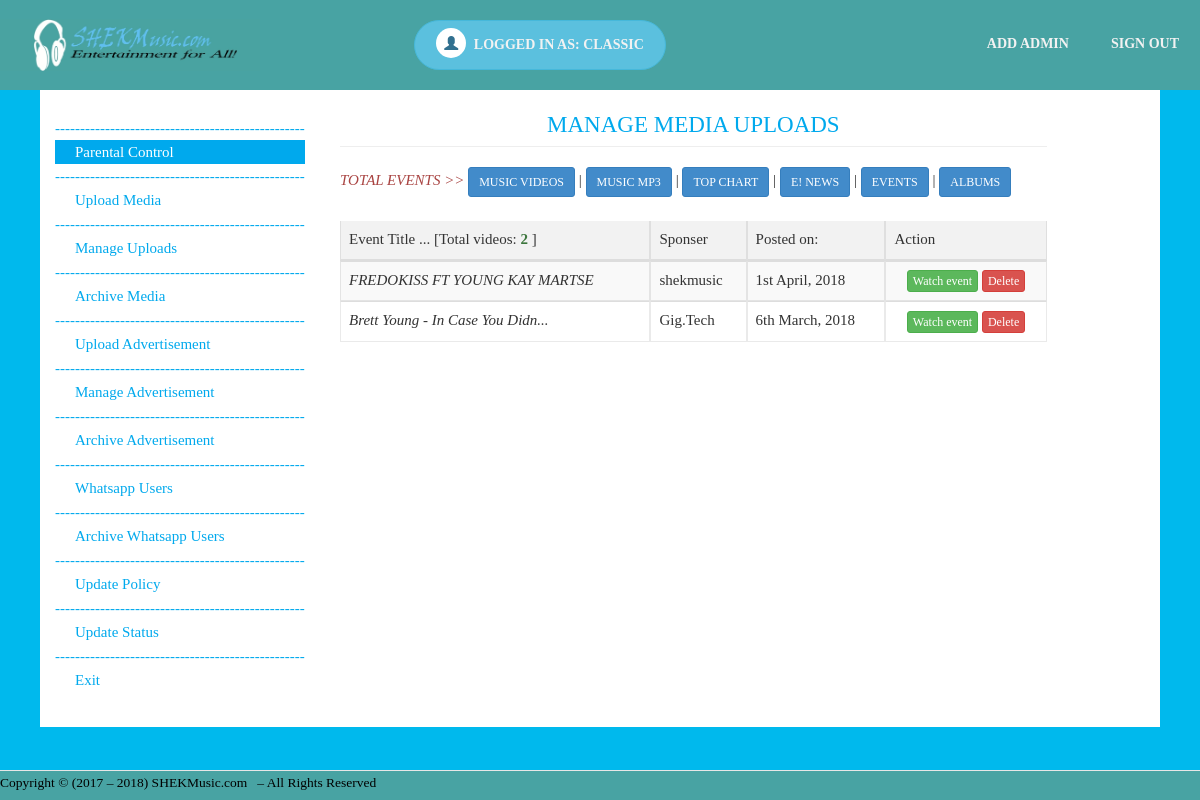
Screenshot of /administrator/manage-events.php (signed in) with the database file from the repository.
### tables this page shows
CREATE TABLE `events` (
  `id` int(11) NOT NULL,
  `title` varchar(100) NOT NULL,
  `video_mime` varchar(12) NOT NULL,
  `video_path` varchar(55) NOT NULL,
  `sponsors` varchar(100) NOT NULL,
  `description` text NOT NULL,
  `created_on` timestamp NOT NULL DEFAULT CURRENT_TIMESTAMP ON UPDATE CURRENT_TIMESTAMP
);

### administrator/manage-events.php (the view, shortened to what this page needs)
<?php
require_once('connections/functions.php');
require_once('connections/connect.php');
require_once('includes/header.php');
require_once('includes/mobile_mainnav.php');
require_once('includes/mainnav.php');
?> <br>
<?php
    include_once 'nav-sidebar.php';
?>
<div class="col-sm-8 col-xs-12 main" >
          <h2 class="page-header">
            MANAGE MEDIA UPLOADS
          </h2>
        <caption><i class='text-danger'>TOTAL EVENTS >> </i> <a href="manage-videos.php" class="btn btn-primary btn-sm">MUSIC VIDEOS</a> | <a href="manage-audio.php" class="btn btn-primary btn-sm">MUSIC MP3</a> | <a href="manage-top-charts.php" class="btn btn-primary btn-sm">TOP CHART</a> | <a href="manage-news.php" class="btn btn-primary btn-sm">E! NEWS</a> | <a href="manage-events.php" class="btn btn-primary btn-sm">EVENTS</a> | <a href="manage-album.php" class="btn btn-primary btn-sm">ALBUMS</a>  </caption>
<br>
   <?php
    					$qry="SELECT * FROM events ORDER BY id DESC";
						$result=$db->query($qry);
						$num_rows = mysqli_num_rows($result);
?>
<br>
   <div class="table-responsive">
            <table class="table table-striped">
              <thead>
                <tr>
                  <th>Event Title ... [Total videos:<b class='text-success'> <?php echo $num_rows; ?></b> ]</th><th>Sponser</th><th>Posted on:</th><th>Action</th>
                </tr>
              </thead>
              <tbody>
<?php
while ($row = mysqli_fetch_array($result)){
                  $id=$row['id'];
                $iduserdel=$row['id'];
  $name = strlen($row['title']) > 30 ? substr($row['title'], 0,30).'...' : $row['title'];
  $prod = $row['sponsors'];
  $upload_on  = date('jS F, Y', strtotime($row['created_on']));
  echo <<< EOF
                  <tr>
                  <td><i> $name</i></td><td>$prod</td><td>$upload_on</td><td style=" text-align: center;"><a href="#"> <input type="button" onclick="updateuser($id)" class="btn btn-success btn-xs" value="Watch event"/></a> <a href="#"> <input onclick="myFunction($iduserdel)" type="button" class="btn btn-danger btn-xs" value="Delete"/></a></td>
                </tr>
EOF;
}
?>
            </tbody>
            </table>
          </div>
</div>

### administrator/includes/mainnav.php (shortened to what this page needs)
<div class="tn-main-container">
<header class="clearfix">
<div class="tn-container clearfix">
<nav id="mainnav" class='navbar navbar-inverse navbar-fixed-top' style='background-image: url(images/navbar_bg.png); border-radius: 0px; color: #fff; border:none;'>
<div class='container-fluid' style='width:100%; '>
    <div class="site-logo" role="banner">
        <a itemprop="url" href=".">
            <img data-no-retina="" src="images/mainlogon.jpg" alt="SHEKMUSIC.COM"></a>
        </div>
    <ul class='nav navbar-nav navbar-right' style='margin-top: 20px'>
        <div id="menu-main" class="menu-my-menu-container">
            <ul id="menu-my-menu" class="menu">
                <li class="menu-item menu-item-type-custom" style="margin-right:300px;">
              <a class="btn icon-btn btn-info" href="#">
                <span class="glyphicon btn-glyphicon glyphicon-user img-circle text-info"></span>
                 logged in as: <?php
  $userid = $_SESSION['user_id'];
  $query = "SELECT * FROM admin WHERE id=$userid";
  $check = $db->query($query) or die($query);
  while ($row = mysqli_fetch_assoc($check)) {
    $username   = $row['username'];
  }
  echo $username;
?>
              </a>
                </li>
                <li class="menu-item menu-item-type-custom"><a href="add-admin.php">Add Admin</a></li>
                <li class="menu-item menu-item-type-post_type"><a href="logout.php">Sign out</a></li>
    </div>
</ul>
</div>
</nav>
</div>
</header>
<div class="row  container-fluid">
<div class="row main-content-wrap tn-section-content-wrap clearfix">

### administrator/css/mystyles.css (style rules this page uses)
.main { padding: 20px; margin-top:20px; background-color: #fff; }
.main .page-header { margin-top: 0; color: #00A9ED; text-align: center; }
.btn-glyphicon { padding:8px; background:#ffffff; margin-right:4px; }
.icon-btn { padding: 1px 15px 3px 2px; border-radius:50px; }

### administrator/includes/header.php (style rules this page uses)
body { font-family:'Times New Roman', Times,serif;text-transform:none;font-size:15px; }
#menu-main > ul > li > a, .tn-sub-menu-wrap, .menu-nav-top, #main-mobile-menu, .module-ticker-wrap .block-title { font-family:'Times New Roman', Times,serif;font-weight:700;font-size:14px; }
.tn-main-container { max-width: 1120px; margin: 30px auto; }
.tn-main-container { margin: 0 auto !important; }
body { background-repeat:no-repeat;background-size:cover;background-attachment:fixed;background-position:center center;background-color: #00B9ED; }

### rows the page displays
events: title "FREDOKISS FT YOUNG KAY MARTSE", sponsors "shekmusic", created_on "1st April, 2018"
events: title "Brett Young - In Case You Didn...", sponsors "Gig.Tech", created_on "6th March, 2018"

### other values shown
$username "CLASSIC"
$num_rows "2"
